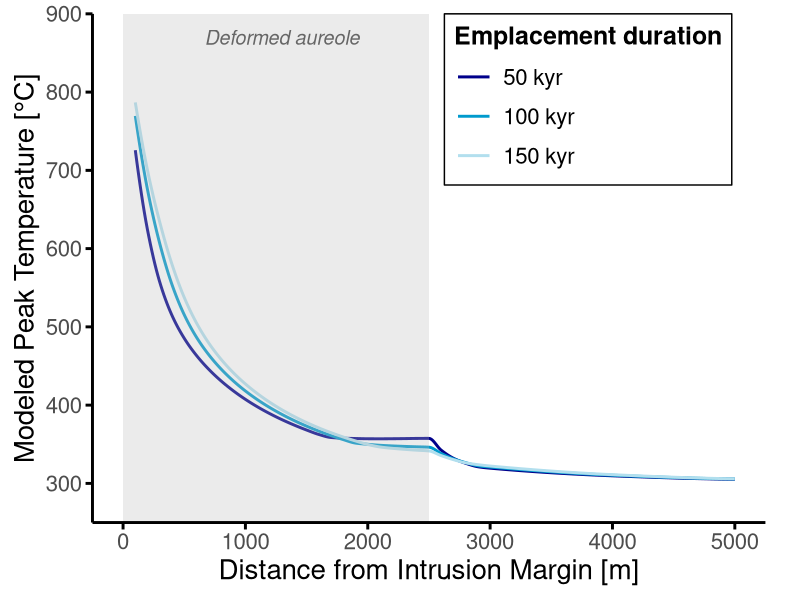

Source code (R):
library(ggplot2)
library(dplyr)
library(pracma)


modeling1 <- data.frame(
  x = c(100, 200, 300, 400, 500, 600, 700, 800, 900, 1000, 1100, 1200, 1300, 1400, 1500, 1600, 1700, 1800, 1900, 2000, 2100, 2200, 2300, 2400, 2500, 2600, 2700, 2800, 2900, 3000, 4000, 5000),
  y = c(786.81, 699.85, 633.76, 579.868, 537.594, 505.032, 479.431, 458.761, 441.615, 427.051, 414.498, 403.548, 393.908, 385.36, 377.738, 370.91, 364.774, 359.243, 354.246, 349.723, 346.535, 344.819, 343.525, 342.431, 341.465, 335.498, 330.343, 326.248, 323.936, 322.205, 311.145, 305.873),
  group = "T/°C (time_Emplacement = 150 kyr)"
)

modeling2 <- data.frame(
  x = c(100, 200, 300, 400, 500, 600, 700, 800, 900, 1000, 1100, 1200, 1300, 1400, 1500, 1600, 1700, 1800, 1900, 2000, 2100, 2200, 2300, 2400, 2500, 2600, 2700, 2800, 2900, 3000, 4000, 5000),
  y = c(769.57, 675.166, 606.347, 553.972, 515.496, 486.8, 464.473, 446.32, 431.111, 418.082, 406.764, 396.822, 388.022, 380.178, 373.153, 366.829, 361.122, 355.953, 351.506, 349.966, 348.697, 347.903, 347.269, 346.756, 346.275, 338.167, 331.397, 326.506, 322.532, 320.894, 310.456, 305.64),
  group = "T/°C (time_Emplacement = 100 kyr)"
)
modeling3 <- data.frame(
  x = c(100, 200, 300, 400, 500, 600, 700, 800, 900, 1000, 1100, 1200, 1300, 1400, 1500, 1600, 1700, 1800, 1900, 2000, 2100, 2200, 2300, 2400, 2500, 2600, 2700, 2800, 2900, 3000, 4000, 5000),
  y = c(725.769, 623.735, 557.149, 514.605, 485.415, 463.484, 445.847, 431.085, 418.423, 407.395, 397.686, 389.066, 381.36, 374.437, 368.186, 362.525, 358.645, 357.783, 357.342, 357.046, 356.996, 357.089, 357.248, 357.461, 357.536, 342.462, 332.121, 325.699, 321.28, 319.451, 309.693, 305.29),
  group = "T/°C (time_Emplacement = 50 kyr)"
)


# 添加模型标签
modeling1$Model <- "time_Emplacement = 150 kyr"
modeling2$Model <- "time_Emplacement = 100 kyr"
modeling3$Model <- "time_Emplacement = 50 kyr"
# 
# # 对每一组数据进行插值，生成更多点
# interp1 <- as.data.frame(spline(modeling1$x, modeling1$y, n = 400)) #可以调整n
# interp1$Model <- "150 kyr"
# 
# interp2 <- as.data.frame(spline(modeling2$x, modeling2$y, n = 400))
# interp2$Model <- "100 kyr"
# 
# interp3 <- as.data.frame(spline(modeling3$x, modeling3$y, n = 400)) 
# interp3$Model <- "50 kyr"
# 
# # 合并
# interp_all <- bind_rows(interp1, interp2, interp3)
# colnames(interp_all) <- c("x", "y", "Model")
# 
# desired_order <- c(
#   "50 kyr",
#   "100 kyr",
#   "150 kyr"
# )
# interp_all$Model <- factor(interp_all$Model, levels = desired_order)
# 
# # 合并三组数据
# combined_data <- bind_rows(modeling1, modeling2, modeling3)
# combined_data$Model <- factor(combined_data$Model, levels = desired_order)
# 

# 生成新的 x 网格
xnew1 <- seq(min(modeling1$x), max(modeling1$x), length.out = 400)
xnew2 <- seq(min(modeling2$x), max(modeling2$x), length.out = 400)
xnew3 <- seq(min(modeling3$x), max(modeling3$x), length.out = 400)

# 插值
interp1 <- data.frame(
  x = xnew1,
  y = pchip(modeling1$x, modeling1$y, xnew1),
  Model = "150 kyr"
)

interp2 <- data.frame(
  x = xnew2,
  y = pchip(modeling2$x, modeling2$y, xnew2),
  Model = "100 kyr"
)

interp3 <- data.frame(
  x = xnew3,
  y = pchip(modeling3$x, modeling3$y, xnew3),
  Model = "50 kyr"
)

# 合并
interp_all <- bind_rows(interp1, interp2, interp3)

desired_order <- c(
  "50 kyr",
  "100 kyr",
  "150 kyr"
)

interp_all$Model <- factor(interp_all$Model, levels = desired_order)

# 原始数据合并
combined_data <- bind_rows(modeling1, modeling2, modeling3)
combined_data$Model <- factor(combined_data$Model, levels = desired_order)

p <- ggplot(interp_all, aes(x = x, y = y, color = Model, linetype = Model)) +
  geom_line(linewidth = 1) +
  annotate("rect", xmin = 0, xmax = 2500, ymin = -Inf, ymax = Inf,
           fill = "gray", alpha = 0.3, color = NA) +
  annotate("text", x = 1300, y = 870, label = "Deformed aureole", 
           angle = 0, color = "gray40", size = 5, fontface = "italic") +
  scale_color_manual(values = c("150 kyr" = "lightblue2",
                                "100 kyr" = "deepskyblue3",
                                "50 kyr" = "blue4"),
                     guide = guide_legend(reverse = FALSE)) +
  scale_linetype_manual(values = rep("solid", 3),
                        guide = guide_legend(reverse = FALSE)) +
  labs(# title = "Simulated temperature profiles across the pluton margin",
    x = "Distance from Intrusion Margin [m]",
    y = "Modeled Peak Temperature [°C]",
       color = "Emplacement duration",
       linetype = "Emplacement duration") +

  # 100-10000 m
  scale_x_continuous(breaks = seq(0, 5000, 1000), limits = c(0, 5000), expand = c(0.05, 0)) +
  scale_y_continuous(breaks = seq(300, 900, 100), limits = c(250, 900), expand = c(0, 0)) +
  
  # 边框
  theme_bw(base_size = 14) +
  theme(
    plot.margin = margin(10, 25, 10, 10),  # 上右下左，单位是pt
    plot.title = element_text(hjust = 0.5, face = "bold", size = 18),
    legend.position = c(0.95, 1), 
    legend.justification = c("right", "top"),
    legend.title = element_text(size = 18, face = "bold"),
    legend.background = element_rect(fill = alpha("white", 0.6), color = "black", linewidth = 0.5),
    legend.text  = element_text(size = 16),
    legend.key.height = unit(1, "cm"),   
    legend.key.width = unit(1, "cm"),
    axis.text = element_text(size = 16),
    axis.title = element_text(size = 20),
    panel.grid.major = element_blank(), # 去掉主网格
    panel.grid.minor = element_blank(),   # 去掉次网格
    # 去掉默认的 panel.border
    panel.border = element_blank(),
    # 添加坐标轴线：只画左边和下边
    axis.line.x = element_line(color = "black", linewidth = 1),
    axis.line.y = element_line(color = "black", linewidth = 1),
    # 设置刻度线
    axis.ticks = element_line(color = "black", linewidth = 1),
    axis.ticks.length = unit(5, "pt")  # 刻度长度，调小就变短横线
  )

ggsave("~/Downloads/Figure_3.png", plot = p, width = 8, height = 6, dpi = 300)
